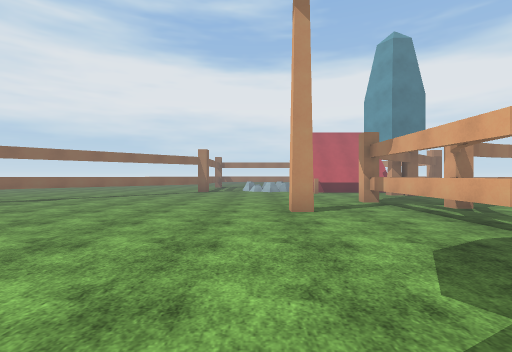
View 1 (above)

23 first-person views from a walk through a Unity game level. The camera is 1.3 m above the floor, looks level and sees 85° across. The floor is counted in squares, 2 m on a side. Each view is taken from the middle of a square. On the plan, view 1 faces up. The plan holds only what a view shows up to about 9 squares ahead; the rest is blank. The place goes on beyond the plan. The player character is not drawn. Some animated figures are not drawn. Surface patterns are stand-ins for the level's own textures.

View 2
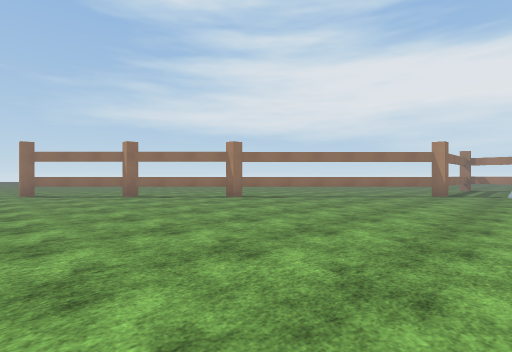

View 3
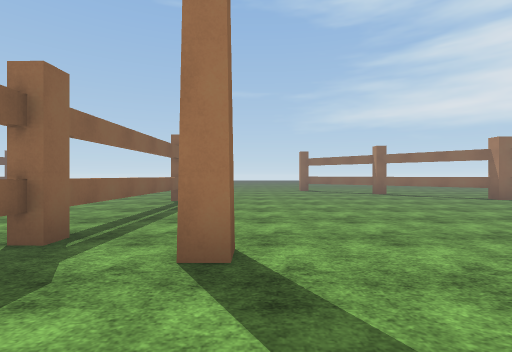

View 4
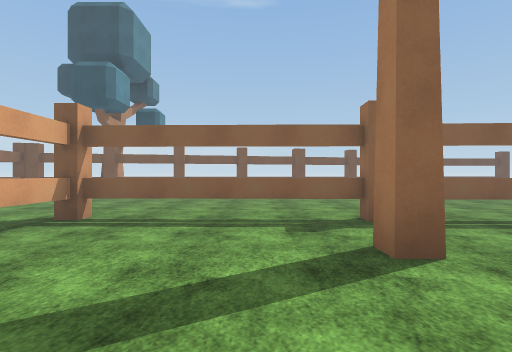

View 5
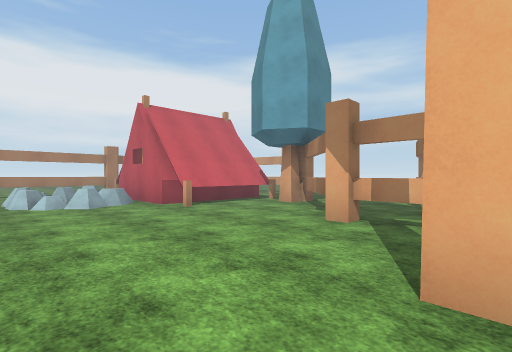

View 6
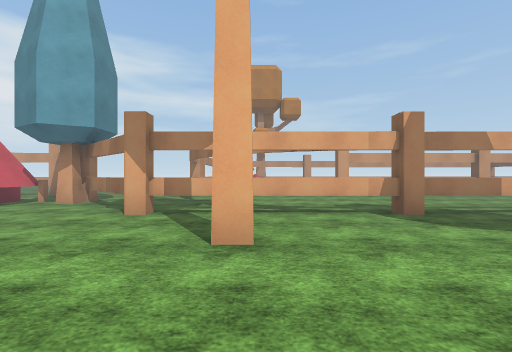

View 7
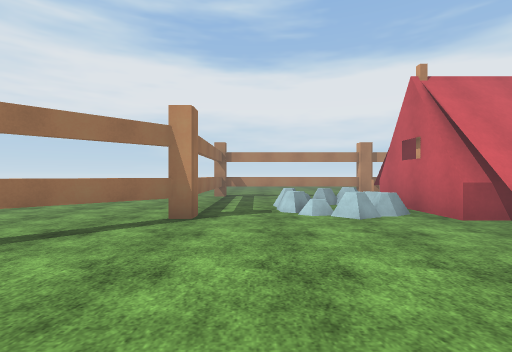

View 8
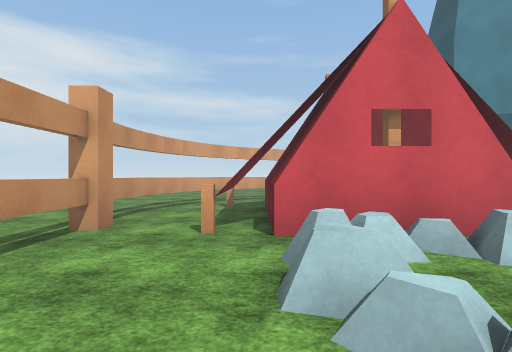

View 9
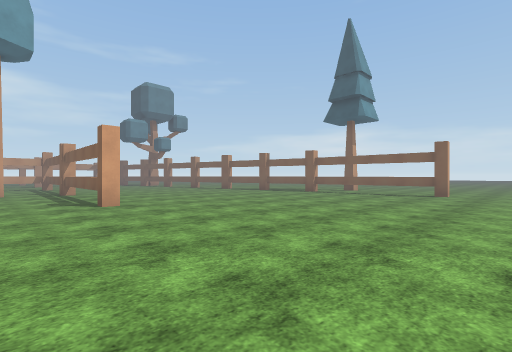

View 10
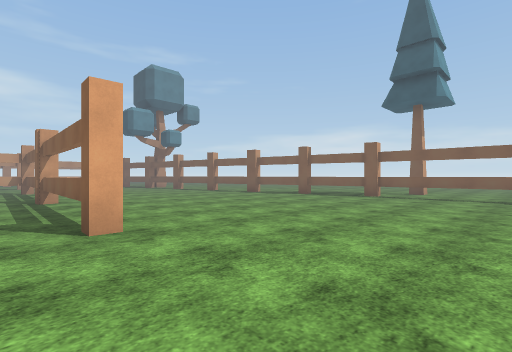

View 11
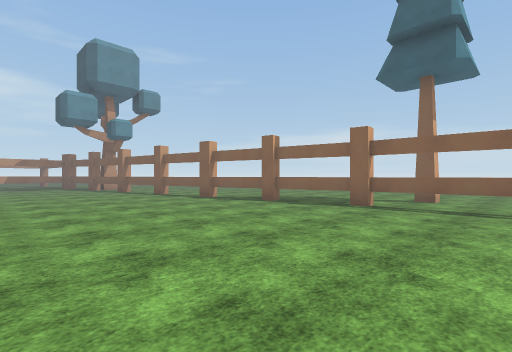

View 12
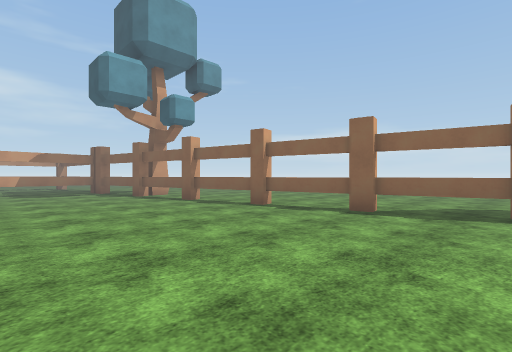

View 13
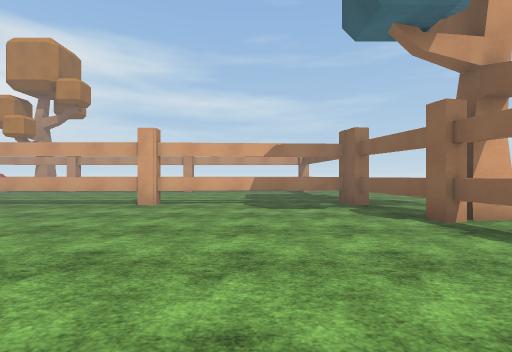

View 14
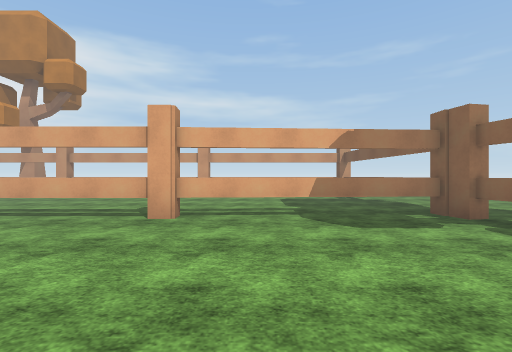

View 15
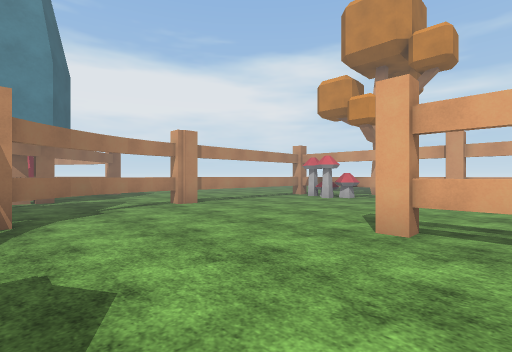

View 16
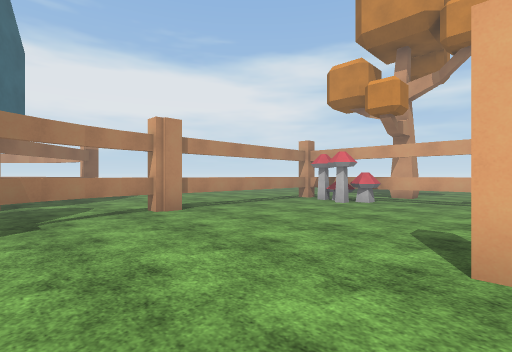

View 17
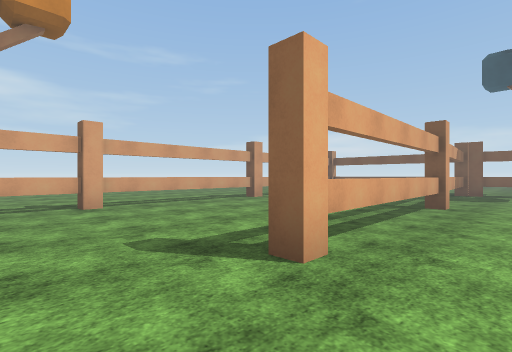

View 18
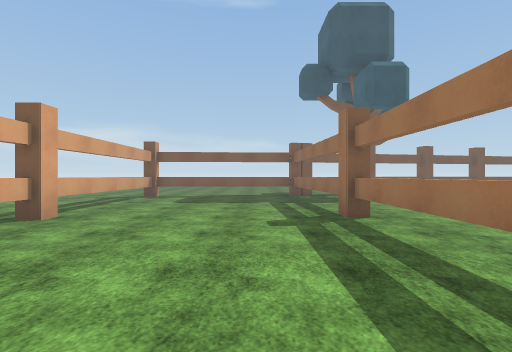

View 19
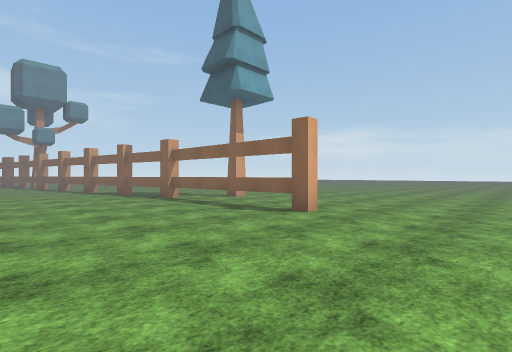

View 20
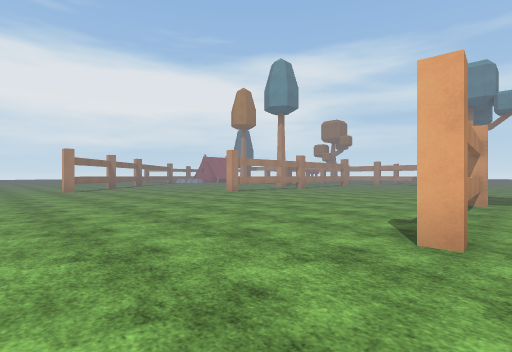

View 21
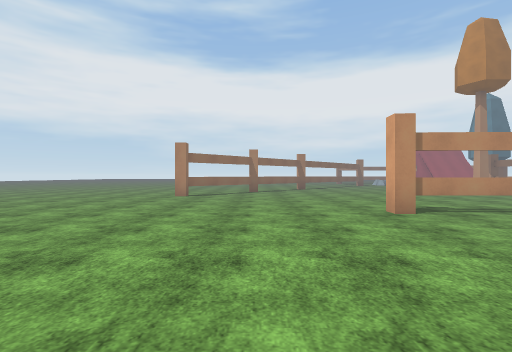

View 22
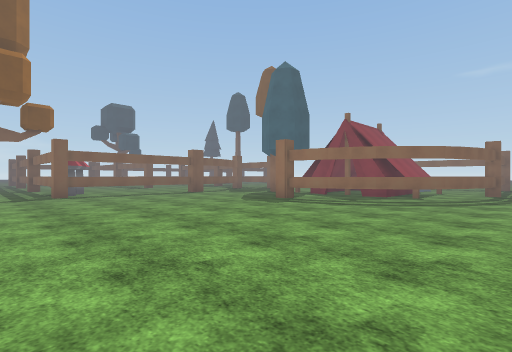

View 23
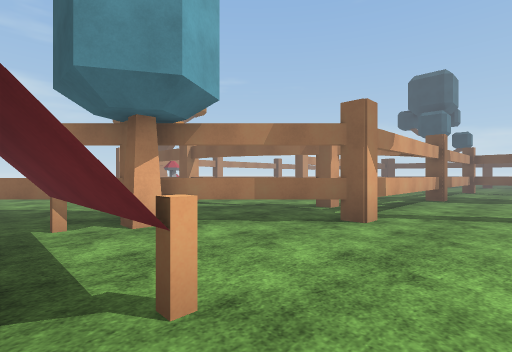

### Floor plan
Key: @ floor where view 1 was taken; # wall or solid block; x gap in a wall; . floor; = window, fence, low wall or low ledge; T thing the floor can be seen under or through; R tree; E tent; P pine tree; M mushroom; O other object.
Columns run from 14 left of view 1 to 14 right of it. Each row starts with its distance up from view 1.
 18                  .. ...
 17                 .............
 16            .#=======.........
 15            .=......x=........
 14          ...=..OEEEE#=.......
 13         ....=.OOE EE#=.......
 12         ....=.OOE  E.T.......
 11          ..TT...EEEET=.......
 10           TT.......E=........
  9        ..TT.......#R.........
  8        .TT.......#=..........
  7       .TT........##x==#===#.
  6       TT.........=#=......M.
  5      ##........R.=........#.R
  4     ##...........=........=..
  3    ##............=........=..
  2 ...#.............#...#....#..
  1 .................=...=....=..
  0 .............R@..=...=....=..
 -1 .................=...=....=..
 -2 ........====#====#...=T...#.
 -3 ......................T...=..
 -4 ......................=...=..
 -5 ......................=...=..
 -6 ......................=...=..
 -7 .....................TT===#..
 -8 ................=T=RTT.....
 -9 ...........=T===T.   ......
-10 ...#====#=TT......     ..
-11 .................
-12 .......P........
-13 ......... ....
-14 .........  ...
-15 ..... ..
-16  ...
-17  ..

Where each view was taken, in squares from view 1:
view 1: 0 up, 0 right, facing up
view 2: 1 up, 0 right, facing up-left
view 3: 0 up, 1 right, facing left
view 4: 2 up, 0 right, facing down
view 5: 5 up, 1 left, facing up-right
view 6: 5 up, 2 left, facing right
view 7: 7 up, 1 left, facing up
view 8: 14 up, 1 left, facing right
view 9: 0 up, 13 left, facing down-right
view 10: 1 down, 10 left, facing down-right
view 11: 4 down, 9 left, facing down-right
view 12: 4 down, 4 left, facing down-right
view 13: 5 down, 1 right, facing right
view 14: 4 down, 3 right, facing right
view 15: 1 up, 4 right, facing up-right
view 16: 2 up, 5 right, facing up-right
view 17: 4 up, 6 right, facing down-right
view 18: 2 up, 9 right, facing down
view 19: 6 down, 14 left, facing down-right
view 20: 11 down, 14 left, facing up-right
view 21: 7 down, 9 left, facing up
view 22: 17 up, 14 right, facing down-left
view 23: 11 up, 1 right, facing down-right
